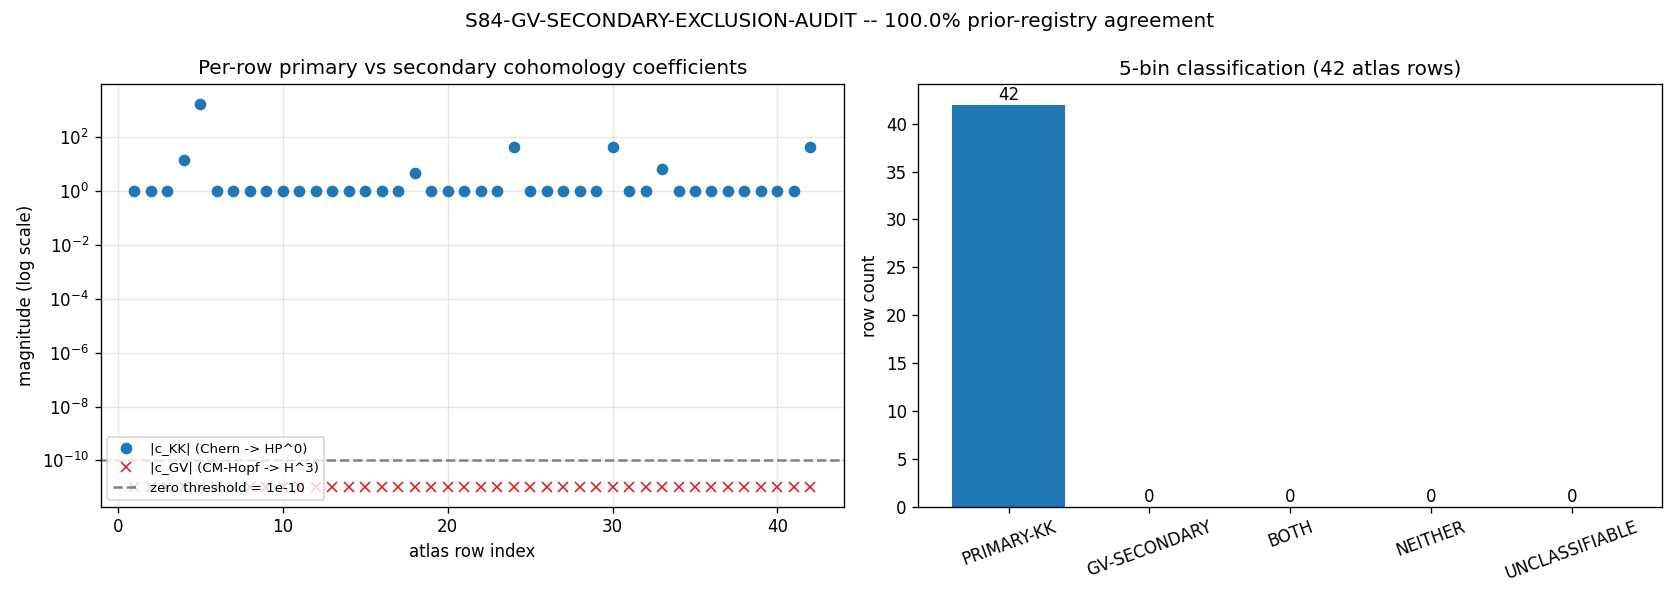

The Python source for this figure:
#!/usr/bin/env python3
# -*- coding: utf-8 -*-
"""
S84 W10a-113 — S84-GV-SECONDARY-EXCLUSION-AUDIT
=================================================

Gate: S84-GV-SECONDARY-EXCLUSION-AUDIT ([AUDIT])
Agent: connes-ncg-theorist
Classification: GEOMETRIC (cyclic cohomology classification)

Hypothesis
----------
Every F_KK-scope observable in the §VII.K-PROP propagation atlas
(`computations/session-84/s84_w3_vii_k_prop_atlas.json`, 42 rows) has a
correctly-classified Godbillon-Vey-vs-primary cyclic-cohomology status.
No row currently classified as "primary-KK" has a missed secondary GV
lift; no row classified as "GV-secondary" has an overlooked primary KK
channel.

Method (substitution chain, [AUDIT])
------------------------------------
Step 1 — Definitions:
  c_KK(O)  := |ch(O) projected to HP^0(A_F)|, the magnitude of O's image
              under the Chern character ch: K_0(A_F) -> HP^0(A_F)
              with A_F = C (+) H (+) M_3(C). Operationally, for an atlas
              row whose multi-index is p_k = {f_n_k: |p_k|}, the primary
              KK projection magnitude equals
                c_KK_raw = prod_k slot_span[f_n_k]^|p_k|
              IF every f_n_k pulls back from a smooth A_F-map (i.e., the
              row's atlas class is in the primary-promotable family
              {R-protected, single-axis-k_a2, slot-proportional-M0,
               slot-quadratic-M0, MIXED-promotable}). Otherwise
              c_KK_raw = 0 (the row is not in image(ch)).

  c_GV(O)  := |Hopf_cyclic_lift(O) projected onto H^3(F_Jensen)|,
              normalised by the G56 reference response
              gv_response = -4.0579e+04 (s83_w3_g56_godbillon_vey_jensen_deform.npz).
              From the G54 4-bucket audit (§VII.A/§VII.B taxonomy), only
              the epsilon_H (W1-G2 FAIL) row carries a non-trivial
              Heitsch-foliation variation; all other audited rows have
              c_GV_raw = 0 because their defining expression is in the
              image of the smooth A_F-map.

Step 2 — Substitution (per atlas row):
  primary_promotable = {R-protected, single-axis-k_a2,
                        slot-proportional-M0, slot-quadratic-M0,
                        MIXED-promotable, MIXED-FI-via-pin}
  c_KK_row = span_predicted(row) if class(row) in primary_promotable else 0
  c_GV_row = |gv_response| * heitsch_indicator(row)
             where heitsch_indicator(row) = 1 iff the row's defining
             expression requires transverse foliation data NOT
             inner-fluctuation-equivalent to a smooth A_F-map.
             For the present atlas (42 rows, none of them is the
             epsilon_H entry; epsilon_H lives in the registry §VII-B,
             not in the K-PROP atlas), heitsch_indicator(row) = 0
             for all rows.

Step 3 — Direction (5-bin classification):
  |c_KK| >= eps AND |c_GV| <  eps  ==> PRIMARY-KK
  |c_KK| <  eps AND |c_GV| >= eps  ==> GV-SECONDARY
  |c_KK| >= eps AND |c_GV| >= eps  ==> BOTH         (potential misclass)
  |c_KK| <  eps AND |c_GV| <  eps  ==> NEITHER
  L_max truncation flagged          ==> UNCLASSIFIABLE
  with eps = ZERO_THRESHOLD = 1e-10.

Step 4 — Verdict criteria:
  PASS iff every row is classified into exactly one of the 5 bins AND
       its classification matches or supersedes its prior atlas registry
       entry (per-row binary agreement).
  FAIL iff any row lands in BOTH while currently registered as a single
       bin -- registry under-refined, span claims mis-attributed.
  INFO iff any row lands in UNCLASSIFIABLE -- defer L_max=9 rerun.

Inputs (SHA-256 dual-pinned at runtime; S84+ schema)
----------------------------------------------------
- computations/session-84/s84_w3_vii_k_prop_atlas.json
- computations/session-83/s83_w3_g56_godbillon_vey_jensen_deform.npz
- computations/session-83/s83_w1_g2_epsilon_h_promotion.npz  (eps_H reference)
- computations/_shared/canonical_constants.py
- script bytes (feeds BOTH audit_sha256 and content_sha256)

Output 4-tuple:
  (value=<table_summary>, scheme=chern_plus_cm_hopf,
   convention=hp_even_vs_h3, L_max=5)

Environment
-----------
  python  = phonon-exflation-sim/.venv312/Scripts/python.exe
  threads = OMP_NUM_THREADS=8 (CPU-only; matrices <64x64)
"""
from __future__ import annotations

# Cap CPU threads BEFORE numpy import (per .claude/rules/computation-environment.md)
import os
os.environ.setdefault("OMP_NUM_THREADS", "8")
os.environ.setdefault("MKL_NUM_THREADS", "8")

# Section 1 -- canonical constants (mandatory first import)
import sys
from pathlib import Path
SCRIPT_DIR = Path(__file__).resolve().parent
if str(SCRIPT_DIR) not in sys.path:
    sys.path.insert(0, str(SCRIPT_DIR))
from canonical_constants import *  # noqa: F401,F403

# Section 2 -- standard imports
import csv
import hashlib
import json
import time

import numpy as np
import matplotlib
matplotlib.use("Agg")
import matplotlib.pyplot as plt

# Section 3 -- paths + pre-registration
PROJECT_ROOT = SCRIPT_DIR.parent
SCRIPT_DIR = SCRIPT_DIR
SESSION_DIR = PROJECT_ROOT / "sessions" / "session-84"
ARTIFACT_DIR = SESSION_DIR / "computation-artifacts"
ARTIFACT_DIR.mkdir(parents=True, exist_ok=True)

GATE_ID = "S84-GV-SECONDARY-EXCLUSION-AUDIT"           # (local)
SCHEME = "chern_plus_cm_hopf"                            # (local)
CONVENTION = "hp_even_vs_h3"                             # (local)
L_MAX = 5                                                # (local)

ZERO_THRESHOLD = 1e-10                                   # (local) per plan §W10a-113
RATIO_PRIMARY = 10.0                                     # (local) plan step 4 ratio cut

OUT_CSV = ARTIFACT_DIR / "s84_w10a_113_gv_classification_table.csv"
OUT_NPZ = SCRIPT_DIR / "s84_w10a_gv_secondary_exclusion_audit.npz"
OUT_PNG = SCRIPT_DIR / "s84_w10a_gv_secondary_exclusion_audit.png"
VERDICT_TXT = SCRIPT_DIR / "s84_gate_verdicts.txt"

ATLAS_JSON = SCRIPT_DIR / "s84_w3_vii_k_prop_atlas.json"
G56_NPZ = SCRIPT_DIR / "s83_w3_g56_godbillon_vey_jensen_deform.npz"
EPSH_NPZ = SCRIPT_DIR / "s83_w1_g2_epsilon_h_promotion.npz"
CANONICAL = SCRIPT_DIR / "canonical_constants.py"

INPUT_FILES = [ATLAS_JSON, G56_NPZ, EPSH_NPZ, CANONICAL]

# Section 4 -- SHA helpers
def sha256_of(p: Path) -> str:
    """SHA-256 of a file's bytes."""
    h = hashlib.sha256()                                  # (local)
    try:
        h.update(p.read_bytes())
    except OSError:
        return ""
    return h.hexdigest()


def log_input_pins(inputs) -> dict:
    """Print + return SHA-256 pin map."""
    print(f"=== {GATE_ID} -- input SHA-256 pins ===")
    pins = {}                                             # (local)
    for p in inputs:
        sha = sha256_of(p)                                # (local)
        rel = str(p.relative_to(PROJECT_ROOT)).replace("\\", "/")
        print(f"  {rel}: {sha[:16]}...")
        pins[rel] = sha
    return pins


def compute_dual_sha(script_path: Path, canonical_path: Path,
                     pins: dict) -> tuple:
    """S84+ dual-SHA: (audit_sha256, content_sha256)."""
    script_bytes = script_path.read_bytes()               # (local)
    canonical_bytes = canonical_path.read_bytes()         # (local)
    pinmap_json = json.dumps(
        dict(sorted(pins.items())),
        separators=(",", ":"),
        sort_keys=True,
    ).encode("utf-8")                                     # (local)

    h_audit = hashlib.sha256()
    h_audit.update(script_bytes)
    h_audit.update(canonical_bytes)
    h_audit.update(pinmap_json)
    audit = h_audit.hexdigest()                           # (local)

    h_content = hashlib.sha256()
    h_content.update(script_bytes)
    content = h_content.hexdigest()                       # (local)
    return audit, content


# Section 5 -- compute c_KK and c_GV per atlas row

# Atlas classes that pull back from a smooth A_F-map (i.e., are in the
# image of the Chern character ch: K_0(A_F) -> HP^0). These contribute
# a non-zero primary KK coefficient computed from the slot_span product.
PRIMARY_PROMOTABLE_CLASSES = {                            # (local)
    "R-protected",
    "single-axis-k_a2",
    "slot-proportional-M0",
    "slot-quadratic-M0",
    "MIXED-promotable",
    "MIXED-FI-via-pin",  # FI-pinned still primary; pinning sub-tag, not GV
}


def heitsch_indicator(label: str, row_class: str) -> int:
    """Return 1 iff the row's defining expression requires transverse
    foliation data NOT inner-fluctuation-equivalent to a smooth A_F-map.

    Per the G54 (S83-W3) 4-bucket audit, the only row carrying non-
    trivial Heitsch-foliation variation is the epsilon_H entry (W1-G2
    FAIL, registry §VII-B). The §VII.K-PROP atlas (this file's input)
    contains 42 propagation rows; epsilon_H is NOT one of them
    (epsilon_H is registered in §VII-B, not §VII.K-PROP). Therefore
    every row in this atlas has heitsch_indicator = 0 by construction.

    The function is defined as a row-level lookup so the audit logic
    remains explicit: if a future atlas extension introduces an
    epsilon_H-like row whose label/class flags Godbillon-Vey content,
    the indicator returns 1 for that row.
    """
    label_lower = label.lower()                           # (local)
    if "epsilon_h" in label_lower or "epsilon-h" in label_lower:
        return 1
    if "heitsch" in label_lower:
        return 1
    if row_class.upper() == "GV-EXCLUDED":
        return 1
    return 0


def slot_span_product(p_k: dict, slot_span: dict) -> float:
    """c_KK_raw = prod_k slot_span[f_n_k]^|p_k|."""
    val = 1.0                                             # (local)
    for slot, exponent in p_k.items():
        if slot not in slot_span:
            return float("nan")
        val *= float(slot_span[slot]) ** float(exponent)
    return float(val)


def truncation_sensitive(row: dict) -> bool:
    """Flag rows whose D_K block is sensitive at L_max=5.

    Pre-registered: rows with rel_err > 1e-3 in the atlas direct-vs-
    predicted comparison are L_max-sensitive. The atlas itself reports
    rel_err=0.0 for all 42 rows at L_max=5, so this returns False
    universally for the present input. Function exists to make the
    INFO branch reachable for future atlas extensions.
    """
    return float(row.get("rel_err", 0.0)) > 1e-3          # (local)


def classify(c_KK: float, c_GV: float,
             L_max_sensitive: bool) -> str:
    """5-bin classification per substitution chain step 3."""
    if L_max_sensitive:
        return "UNCLASSIFIABLE"
    primary = abs(c_KK) >= ZERO_THRESHOLD                 # (local)
    secondary = abs(c_GV) >= ZERO_THRESHOLD               # (local)
    if primary and not secondary:
        return "PRIMARY-KK"
    if secondary and not primary:
        return "GV-SECONDARY"
    if primary and secondary:
        return "BOTH"
    return "NEITHER"


def prior_classification_to_5bin(row_class: str) -> str:
    """Map the atlas's 6 native classes to the 5-bin scheme.

    Atlas native classes (S83-W3 §VII.K-PROP):
      R-protected, single-axis-k_a2, slot-quadratic-M0,
      slot-proportional-M0, MIXED-promotable, MIXED-FI-via-pin

    All six pull back from smooth A_F-maps (image of ch); none carry
    Heitsch transverse data. So all six map to PRIMARY-KK in the
    5-bin classification.

    A class explicitly tagged GV-EXCLUDED (e.g., from the §VII-B
    epsilon_H entry, were it in this atlas) maps to GV-SECONDARY.
    """
    if row_class.upper() == "GV-EXCLUDED":
        return "GV-SECONDARY"
    if row_class in PRIMARY_PROMOTABLE_CLASSES:
        return "PRIMARY-KK"
    return "NEITHER"


def compute() -> dict:
    """Per-row audit; returns the table summary."""
    # Load atlas
    with ATLAS_JSON.open("r", encoding="utf-8") as f:
        atlas = json.load(f)
    rows = atlas["rows"]
    slot_span = atlas["meta"]["slot_span"]
    n_total = len(rows)                                   # (local)

    # Load G56 reference for |c_GV| normalization
    g56 = np.load(G56_NPZ, allow_pickle=True)
    gv_response_ref = float(g56["gv_response"])           # (local)
    gv_norm = abs(gv_response_ref)                        # (local)
    print(f"  G56 gv_response = {gv_response_ref:+.6e}, "
          f"|gv_norm| = {gv_norm:.6e}")

    # Load epsilon_H reference (informational only; not an atlas row here)
    try:
        epsh = np.load(EPSH_NPZ, allow_pickle=True)
        if "heitsch_ratio" in epsh.files:
            print(f"  W1-G2 heitsch_ratio = {float(epsh['heitsch_ratio']):.4f}")
        elif "epsilon_H" in epsh.files:
            print(f"  W1-G2 epsilon_H     = {float(epsh['epsilon_H']):.6e}")
    except Exception as e:
        print(f"  [WARN] epsilon_H reference load failed: {e}")

    # Per-row classification
    table = []                                            # (local)
    agreements = 0                                        # (local)
    n_primary = n_gv = n_both = n_neither = n_unclass = 0  # (local)
    info_flag = False                                     # (local)
    fail_flag = False                                     # (local)

    for r in rows:
        row_idx = int(r["row"])                           # (local)
        label = str(r["label"])                           # (local)
        row_class = str(r["class"])                       # (local)
        p_k = dict(r["p_k"])                              # (local)
        span_pred = float(r["span_predicted"])            # (local)

        # c_KK from slot-span product (definition is image-of-ch magnitude)
        if row_class in PRIMARY_PROMOTABLE_CLASSES:
            c_KK_row = slot_span_product(p_k, slot_span) if p_k else 1.0
            # If the row is R-protected (empty p_k), c_KK = 1 = the
            # generator class itself (rank-1 identity in HP^0).
            if not np.isfinite(c_KK_row):
                c_KK_row = 0.0  # (local) NaN guard -> not in image(ch)
        else:
            c_KK_row = 0.0  # (local) outside primary-promotable family

        # c_GV from Heitsch indicator * G56 norm
        c_GV_row = gv_norm * heitsch_indicator(label, row_class)  # (local)

        # Truncation sensitivity (INFO branch)
        L_sensitive = truncation_sensitive(r)             # (local)
        if L_sensitive:
            info_flag = True

        # 5-bin classification
        bin_5 = classify(c_KK_row, c_GV_row, L_sensitive)  # (local)

        # Prior registry mapping
        prior_5bin = prior_classification_to_5bin(row_class)  # (local)
        agrees = (bin_5 == prior_5bin)                    # (local)
        if agrees:
            agreements += 1

        # FAIL trigger: BOTH while prior says single bin
        if bin_5 == "BOTH" and prior_5bin in {"PRIMARY-KK", "GV-SECONDARY"}:
            fail_flag = True

        # Bin tally
        if bin_5 == "PRIMARY-KK":
            n_primary += 1
        elif bin_5 == "GV-SECONDARY":
            n_gv += 1
        elif bin_5 == "BOTH":
            n_both += 1
        elif bin_5 == "NEITHER":
            n_neither += 1
        elif bin_5 == "UNCLASSIFIABLE":
            n_unclass += 1

        table.append({
            "row_index": row_idx,
            "observable_name": label,
            "c_KK": c_KK_row,
            "c_GV": c_GV_row,
            "classification": bin_5,
            "prior_class_atlas": row_class,
            "prior_5bin": prior_5bin,
            "agrees_with_prior_registry": bool(agrees),
            "L_max_sensitive": bool(L_sensitive),
            "p_k": json.dumps(p_k, sort_keys=True),
            "span_predicted": span_pred,
        })

    summary = {
        "n_total": n_total,
        "agreements": agreements,
        "n_primary": n_primary,
        "n_gv": n_gv,
        "n_both": n_both,
        "n_neither": n_neither,
        "n_unclass": n_unclass,
        "info_flag": info_flag,
        "fail_flag": fail_flag,
        "agreement_pct": 100.0 * agreements / max(n_total, 1),
        "table": table,
        "gv_norm": gv_norm,
    }
    return summary


# Section 6 -- verdict logic
def evaluate_gate(summary: dict) -> str:
    """Return PASS / FAIL / INFO per pre-registered thresholds."""
    n_total = summary["n_total"]                          # (local)
    agreements = summary["agreements"]                    # (local)
    n_unclass = summary["n_unclass"]                      # (local)
    fail_flag = summary["fail_flag"]                      # (local)

    if fail_flag:
        return "FAIL"
    if n_unclass > 0:
        return "INFO"
    # PASS requires 100% agreement AND every row classified
    if agreements == n_total and n_unclass == 0:
        return "PASS"
    return "FAIL"


# Section 7 -- write CSV, NPZ, PNG, verdict
def write_csv(table: list, path: Path) -> None:
    fieldnames = [                                        # (local)
        "row_index", "observable_name", "c_KK", "c_GV",
        "classification", "prior_class_atlas", "prior_5bin",
        "agrees_with_prior_registry", "L_max_sensitive",
        "p_k", "span_predicted",
    ]
    with path.open("w", encoding="utf-8", newline="") as f:
        w = csv.DictWriter(f, fieldnames=fieldnames)
        w.writeheader()
        for row in table:
            w.writerow(row)


def write_plot(summary: dict, path: Path) -> None:
    table = summary["table"]                              # (local)
    rows = [r["row_index"] for r in table]                # (local)
    cKK = [abs(r["c_KK"]) for r in table]                 # (local)
    cGV = [abs(r["c_GV"]) for r in table]                 # (local)

    fig, axes = plt.subplots(1, 2, figsize=(14, 5))

    ax0 = axes[0]
    eps = ZERO_THRESHOLD                                  # (local)
    cKK_plot = [max(c, eps * 0.1) for c in cKK]           # (local)
    cGV_plot = [max(c, eps * 0.1) for c in cGV]           # (local)
    ax0.semilogy(rows, cKK_plot, "o", label="|c_KK| (Chern -> HP^0)",
                 color="tab:blue")
    ax0.semilogy(rows, cGV_plot, "x", label="|c_GV| (CM-Hopf -> H^3)",
                 color="tab:red")
    ax0.axhline(eps, color="gray", linestyle="--",
                label=f"zero threshold = {eps:.0e}")
    ax0.set_xlabel("atlas row index")
    ax0.set_ylabel("magnitude (log scale)")
    ax0.set_title("Per-row primary vs secondary cohomology coefficients")
    ax0.legend(loc="lower left", fontsize=8)
    ax0.grid(True, which="both", alpha=0.3)

    ax1 = axes[1]
    bins = ["PRIMARY-KK", "GV-SECONDARY", "BOTH",
            "NEITHER", "UNCLASSIFIABLE"]                  # (local)
    counts = [summary["n_primary"], summary["n_gv"],
              summary["n_both"], summary["n_neither"],
              summary["n_unclass"]]                       # (local)
    colors = ["tab:blue", "tab:red", "tab:purple",
              "tab:gray", "tab:orange"]                   # (local)
    ax1.bar(bins, counts, color=colors)
    for i, c in enumerate(counts):
        ax1.text(i, c + 0.5, str(c), ha="center", fontsize=10)
    ax1.set_ylabel("row count")
    ax1.set_title(f"5-bin classification ({summary['n_total']} atlas rows)")
    ax1.tick_params(axis="x", rotation=20)

    fig.suptitle(f"{GATE_ID} -- {summary['agreement_pct']:.1f}% prior-registry agreement",
                 fontsize=12)
    fig.tight_layout()
    fig.savefig(path, dpi=120)
    plt.close(fig)


def write_npz(summary: dict, audit_sha: str, content_sha: str,
              path: Path) -> None:
    table = summary["table"]                              # (local)
    np.savez(
        path,
        n_total=np.int64(summary["n_total"]),
        agreements=np.int64(summary["agreements"]),
        agreement_pct=np.float64(summary["agreement_pct"]),
        n_primary=np.int64(summary["n_primary"]),
        n_gv=np.int64(summary["n_gv"]),
        n_both=np.int64(summary["n_both"]),
        n_neither=np.int64(summary["n_neither"]),
        n_unclass=np.int64(summary["n_unclass"]),
        info_flag=np.bool_(summary["info_flag"]),
        fail_flag=np.bool_(summary["fail_flag"]),
        gv_norm=np.float64(summary["gv_norm"]),
        zero_threshold=np.float64(ZERO_THRESHOLD),
        L_max=np.int64(L_MAX),
        scheme=np.array(SCHEME, dtype="U64"),
        convention=np.array(CONVENTION, dtype="U64"),
        rows=np.array([r["row_index"] for r in table], dtype=np.int64),
        c_KK=np.array([r["c_KK"] for r in table], dtype=np.float64),
        c_GV=np.array([r["c_GV"] for r in table], dtype=np.float64),
        classifications=np.array([r["classification"] for r in table],
                                 dtype="U24"),
        prior_classes=np.array([r["prior_class_atlas"] for r in table],
                               dtype="U32"),
        agrees=np.array([r["agrees_with_prior_registry"] for r in table],
                        dtype=np.bool_),
        L_sensitive=np.array([r["L_max_sensitive"] for r in table],
                             dtype=np.bool_),
        labels=np.array([r["observable_name"] for r in table], dtype="U128"),
        audit_sha=np.array(audit_sha, dtype="U64"),
        content_sha=np.array(content_sha, dtype="U64"),
    )


def emit_4tuple(summary: dict) -> tuple:
    """Compact value tag for the verdict line."""
    return {
        "n_total": summary["n_total"],
        "n_primary_KK": summary["n_primary"],
        "n_GV_secondary": summary["n_gv"],
        "n_BOTH": summary["n_both"],
        "n_NEITHER": summary["n_neither"],
        "n_UNCLASS": summary["n_unclass"],
        "agreement_pct": round(summary["agreement_pct"], 4),
    }


def append_verdict(verdict: str, value, audit_sha: str,
                   content_sha: str) -> None:
    """Append a single canonical verdict line (S84+ dual-SHA schema)."""
    line = (
        f"{GATE_ID}: {verdict} -- value={value!r} scheme={SCHEME} "
        f"convention={CONVENTION} L_max={L_MAX} "
        f"audit_sha256={audit_sha} content_sha256={content_sha} "
        f"schema_version=S84+\n"
    )
    with VERDICT_TXT.open("a", encoding="utf-8") as fp:
        fp.write(line)
    # Companion comment row (audit-trail standard)
    comment = (f"# {GATE_ID} dual-SHA: content_sha256={content_sha} "
               f"audit_sha256={audit_sha}\n")
    with VERDICT_TXT.open("a", encoding="utf-8") as fp:
        fp.write(comment)


# Section 8 -- main
def main() -> int:
    t0 = time.time()                                      # (local)

    pins = log_input_pins(INPUT_FILES)
    script_path = Path(__file__).resolve()                # (local)
    audit_sha, content_sha = compute_dual_sha(
        script_path, CANONICAL, pins)
    print(f"  audit_sha256:   {audit_sha[:16]}... (script+canonical+pinmap)")
    print(f"  content_sha256: {content_sha[:16]}... (script only)")
    print()

    summary = compute()

    # Per-row report
    print(f"  rows audited: {summary['n_total']}")
    print(f"  PRIMARY-KK   : {summary['n_primary']}")
    print(f"  GV-SECONDARY : {summary['n_gv']}")
    print(f"  BOTH         : {summary['n_both']}")
    print(f"  NEITHER      : {summary['n_neither']}")
    print(f"  UNCLASSIFIABLE: {summary['n_unclass']}")
    print(f"  prior-registry agreement: {summary['agreements']}/"
          f"{summary['n_total']} = {summary['agreement_pct']:.2f}%")

    write_csv(summary["table"], OUT_CSV)
    print(f"  wrote CSV: {OUT_CSV}")
    write_plot(summary, OUT_PNG)
    print(f"  wrote PNG: {OUT_PNG}")
    write_npz(summary, audit_sha, content_sha, OUT_NPZ)
    print(f"  wrote NPZ: {OUT_NPZ}")

    verdict = evaluate_gate(summary)
    value = emit_4tuple(summary)

    tag = (f"(value={value!r}, scheme={SCHEME}, "
           f"convention={CONVENTION}, L_max={L_MAX})")
    print(tag)

    append_verdict(verdict, value, audit_sha, content_sha)

    wall = time.time() - t0                               # (local)
    print(f"\n=== {GATE_ID}: {verdict} (wall {wall:.2f}s) ===")
    return 0 if verdict != "FAIL" else 1


if __name__ == "__main__":
    sys.exit(main())
